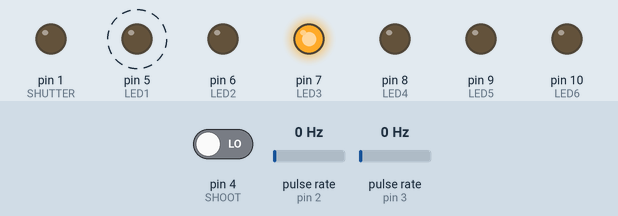
This sketch was run on a simulated Arduino Uno, built with avr-gcc and run on an emulated ATmega328P. On the bench: output pins drawn as LEDs (lit = HIGH). Wiring (inferred from the names in the program): 2 × pulse sensor: data pin 2 / data pin 3. Dashed ring = blinking. Inputs (shaded band) come from the test bench; at power-on: pulse rate (sensors on pin 2, pin 3) 0 Hz, pin 4 (SHOOT) LOW.

Above: at 1.25 s.
1.3 s: pulse rate (sensor on pin 2) set to 4 Hz
At 2.03 s:
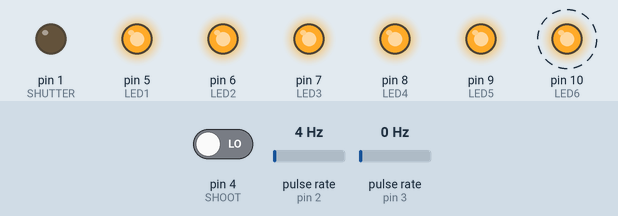
4.3 s: pulse rate (sensor on pin 3) set to 4 Hz
At 5.2 s:
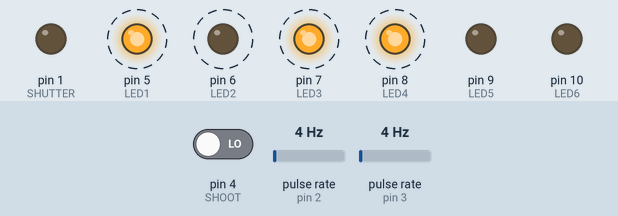
7.3 s: pin 4 (SHOOT) driven HIGH
At 9.15 s:
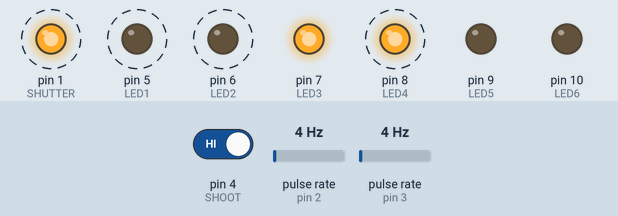
10.3 s: pulse rate (sensor on pin 2) set to 50 Hz
13.3 s: pulse rate (sensor on pin 3) set to 50 Hz
16.3 s: pulse rate (sensor on pin 2) set to 100 Hz
At 16.95 s:
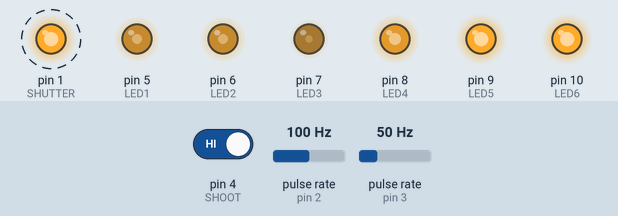
Timing chart, 0 to 50.3 s (numbered marks = the images above; inputs shaded):
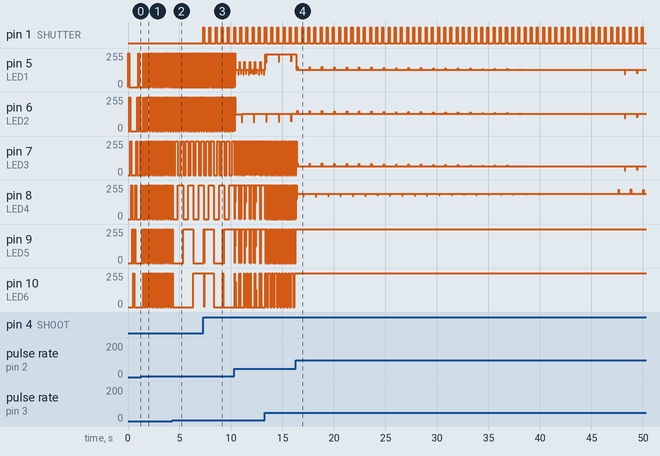

Measured:
- after the input at 1.3 s, pin 5 (LED1): goes 255/255 0.03 s, 0/255 0.22 s, 255/255 0.08 s, 0/255 0.17 s, 9 × (255/255 0.13 s, 0/255 0.13 s), then 255/255, starting after 0.18 s
- after the input at 4.3 s, pin 5 (LED1): alternates 255/255 for 0.05 s and 0/255 for 0.08 s, starting after 0.13 s; pin 7 (LED3): alternates 255/255 for 0.25 s and 0/255 for 0.25 s, starting after 0.30 s; pin 8 (LED4): alternates 255/255 for 0.50 s and 0/255 for 0.50 s, starting after 0.55 s
- after the input at 7.3 s, pin 1 (SHUTTER): alternates HIGH for 0.10 s and LOW for 0.50 s, starting at once
- after the input at 16.3 s, pin 9 (LED5), pin 10 (LED6): stops changing and stays 255/255
- by itself, pin 5 (LED1): alternates 255/255 for 0.10 s and 0/255 for 0.90 s

The sketch:

camera-trigger.ino
```cpp
#define LED1 5
#define LED2 6
#define LED3 7
#define LED4 8
#define LED5 9
#define LED6 10

#define ENCODER1 2
#define ENCODER2 3

#define SHOOT 4

#define SHUTTER 1

// important values
unsigned char parameter = 0;
typedef enum {
  Start, Config, Shoot
} Mode;
Mode mode = Start;

// utility values
unsigned int encoder1Last = 0;
unsigned int encoder2Last = 0;
unsigned int encoderInterruptMicros = 0;
#define DEBOUNCE_THRESHOLD_MICROS 100

void setup() {
//  Serial.begin(9600);

  pinMode(LED1, OUTPUT);
  pinMode(LED2, OUTPUT);
  pinMode(LED3, OUTPUT);
  pinMode(LED4, OUTPUT);
  pinMode(LED5, OUTPUT);
  pinMode(LED6, OUTPUT);

  pinMode(SHOOT, INPUT);
  pinMode(SHUTTER, OUTPUT);

  pinMode(ENCODER1, INPUT_PULLUP);
  pinMode(ENCODER2, INPUT_PULLUP);
  attachInterrupt(digitalPinToInterrupt(ENCODER1), encoder1Changed, CHANGE);
  attachInterrupt(digitalPinToInterrupt(ENCODER2), encoder2Changed, CHANGE);

  encoder1Last = digitalRead(ENCODER1);
  encoder2Last = digitalRead(ENCODER2);
}

void loop() {
  switch (mode) {
    case Start:
    doStart();
    break;

    case Config:
    doConfig();
    break;

    case Shoot:
    digitalWrite(SHUTTER, HIGH);
    delay(100);
    digitalWrite(SHUTTER, LOW);
    displayShoot();
    mode = Config;
    break;
  }
}

char startSequence[] = { 1, 2, 4, 8, 16, 32, 16, 8, 4, 2 };

void doStart() {
  for (int j = 0; j < 2; j++) {
    for (int i = 0; i < sizeof(startSequence); i++) {
       displayValue(startSequence[i]);
       delay(100);
    }
  }

  mode = Config;
}

void doConfig() {
  displayValue(parameter);
  if (digitalRead(SHOOT) == HIGH) {
    mode = Shoot;
  }
}

void displayValue(char value) {
  digitalWrite(LED1, (value & 1) > 0);
  digitalWrite(LED2, (value & (1 << 1)) > 0);
  digitalWrite(LED3, (value & (1 << 2)) > 0);
  digitalWrite(LED4, (value & (1 << 3)) > 0);
  digitalWrite(LED5, (value & (1 << 4)) > 0);
  digitalWrite(LED6, (value & (1 << 5)) > 0);
//  Serial.print(parameter);
//  Serial.println("");
//  Serial.print(encoder1Last);
//  Serial.write(", ");
//  Serial.print(encoder2Last);
//  Serial.println("");
}

char shootOn = 0;

void displayShoot() {
  displayValue(shootOn ? 63 : 0);
  shootOn = 1 - shootOn;
  delay(500);
}

/**
 * CW:
 * 11
 * 10
 * 00
 * 01
 */
void encoder1Changed() {
  if (micros() - encoderInterruptMicros < DEBOUNCE_THRESHOLD_MICROS)
    return;

  encoderInterruptMicros = micros();
  encoder1Last ^ encoder2Last ? incrementParameter() : decrementParameter();
  encoder1Last = digitalRead(ENCODER1);
  displayValue(parameter);
}

void incrementParameter() {
  parameter = parameter + 1;
  parameter %= 64;
}

void decrementParameter() {
  parameter = parameter == 0 ? 63 : parameter - 1;
}

void encoder2Changed() {
  if (micros() - encoderInterruptMicros < DEBOUNCE_THRESHOLD_MICROS)
    return;

  encoderInterruptMicros = micros();
  encoder2Last = digitalRead(ENCODER2);
  encoder1Last ^ encoder2Last ? incrementParameter() : decrementParameter();
  displayValue(parameter);
}
```
